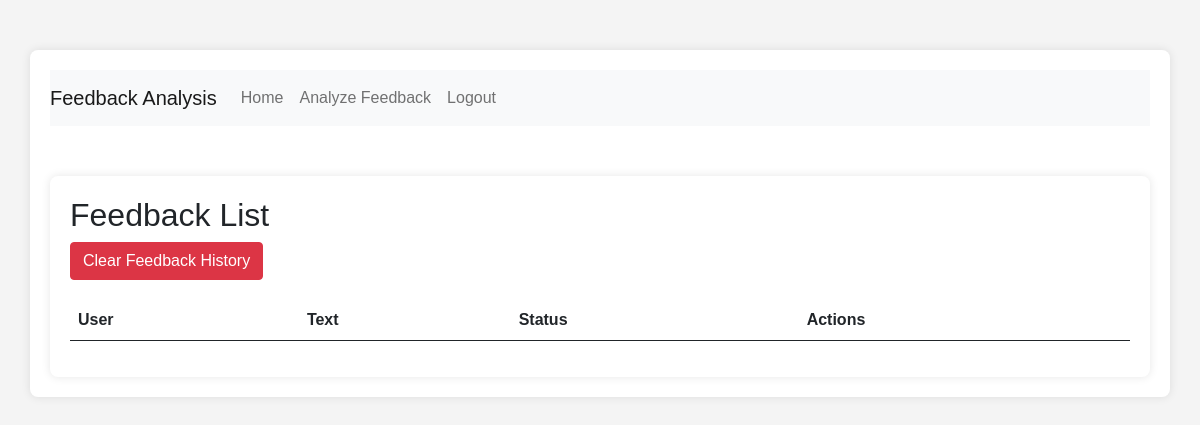
/home/feedback_list/ (signed in), run on an earlier commit of the app's database.
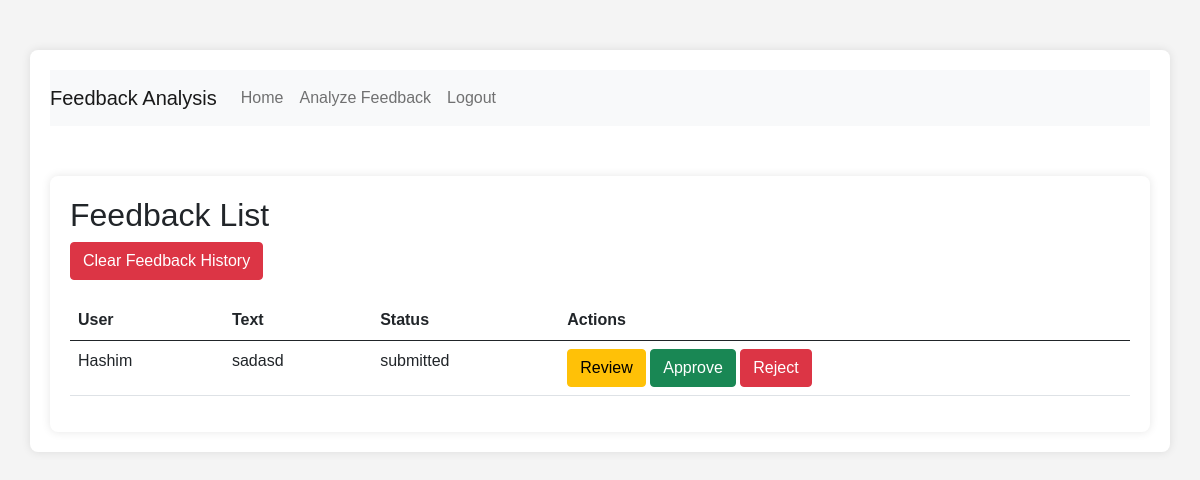
And on a later commit of the database.
### feedback/models.py (models this page shows, shortened)
class Feedback(models.Model):
    STATUS_CHOICES = (
        ('submitted', 'Submitted'),
        ('reviewed', 'Reviewed'),
        ('approved', 'Approved'),
        ('rejected', 'Rejected'),
    )
    user = models.ForeignKey(CustomUser, on_delete=models.CASCADE)
    text = models.TextField()
    status = models.CharField(max_length=10, choices=STATUS_CHOICES, default='submitted')
    submitted_at = models.DateTimeField(auto_now_add=True)
    reviewed_at = models.DateTimeField(null=True, blank=True)
    approved_at = models.DateTimeField(null=True, blank=True)
    rejected_at = models.DateTimeField(null=True, blank=True)

class CustomUser(AbstractUser):
    ROLE_CHOICES = (
        ('admin', 'Admin'),
        ('manager', 'Manager'),
        ('user', 'User'),
    )
    role = models.CharField(max_length=10, choices=ROLE_CHOICES, default='user')

### feedback/views.py (the view)
# urls.py: path('feedback_list/', views.feedback_list, name='feedback_list'),
@login_required
@user_passes_test(lambda u: u.role in ['manager', 'admin'])
def feedback_list(request):
    feedbacks = Feedback.objects.all()
    logger.info(f"Retrieved {feedbacks.count()} feedbacks")
    return render(request, 'feedback/feedback_list.html', {'feedbacks': feedbacks})

### feedback/templates/feedback/feedback_list.html (shortened to what this page needs)
{% extends "base_generic.html" %}
{% block content %}
  <h2>Feedback List</h2>
  <form action="{% url 'clear_feedback_history' %}" method="post" style="margin-bottom: 20px;">
    <button type="submit" class="btn btn-danger">Clear Feedback History</button>
  </form>
  <table class="table">
    <thead>
      <tr>
        <th>User</th>
        <th>Text</th>
        <th>Status</th>
        <th>Actions</th>
      </tr>
    </thead>
    <tbody>
      {% for feedback in feedbacks %}
        <tr>
          <td>{{ feedback.user.username }}</td>
          <td>{{ feedback.text }}</td>
          <td>{{ feedback.status }}</td>
          <td>
            {% if user.role == 'manager' or user.role == 'admin' %}
              <form action="{% url 'review_feedback' feedback.id %}" method="post" style="display:inline;">
                <button type="submit" class="btn btn-warning">Review</button>
              </form>
            {% endif %}
            {% if user.role == 'admin' %}
              <form action="{% url 'approve_feedback' feedback.id %}" method="post" style="display:inline;">
                <button type="submit" class="btn btn-success">Approve</button>
              </form>
              <form action="{% url 'reject_feedback' feedback.id %}" method="post" style="display:inline;">
                <button type="submit" class="btn btn-danger">Reject</button>
              </form>
            {% endif %}
          </td>
        </tr>
      {% endfor %}
    </tbody>
  </table>
{% endblock %}

What changed in the data, as far as the page shows it:
added Feedback: user.username "Hashim", text "sadasd", status "submitted"
